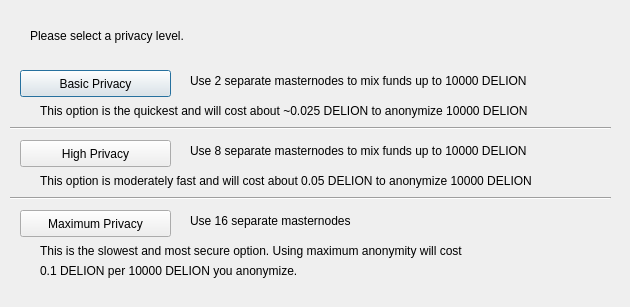
<?xml version="1.0" encoding="UTF-8"?>
<ui version="4.0">
 <class>ObfuscationConfig</class>
 <widget class="QDialog" name="ObfuscationConfig">
  <property name="geometry">
   <rect>
    <x>0</x>
    <y>0</y>
    <width>630</width>
    <height>307</height>
   </rect>
  </property>
  <property name="windowTitle">
   <string>Configure Obfuscation</string>
  </property>
  <widget class="QPushButton" name="buttonBasic">
   <property name="geometry">
    <rect>
     <x>20</x>
     <y>70</y>
     <width>151</width>
     <height>27</height>
    </rect>
   </property>
   <property name="text">
    <string>Basic Privacy</string>
   </property>
  </widget>
  <widget class="QPushButton" name="buttonHigh">
   <property name="geometry">
    <rect>
     <x>20</x>
     <y>140</y>
     <width>151</width>
     <height>27</height>
    </rect>
   </property>
   <property name="text">
    <string>High Privacy</string>
   </property>
  </widget>
  <widget class="QPushButton" name="buttonMax">
   <property name="geometry">
    <rect>
     <x>20</x>
     <y>210</y>
     <width>151</width>
     <height>27</height>
    </rect>
   </property>
   <property name="text">
    <string>Maximum Privacy</string>
   </property>
  </widget>
  <widget class="QLabel" name="label">
   <property name="geometry">
    <rect>
     <x>30</x>
     <y>20</y>
     <width>571</width>
     <height>31</height>
    </rect>
   </property>
   <property name="text">
    <string>Please select a privacy level.</string>
   </property>
  </widget>
  <widget class="QLabel" name="label_2">
   <property name="geometry">
    <rect>
     <x>190</x>
     <y>70</y>
     <width>421</width>
     <height>21</height>
    </rect>
   </property>
   <property name="text">
    <string>Use 2 separate masternodes to mix funds up to 10000 DELION</string>
   </property>
  </widget>
  <widget class="QLabel" name="label_3">
   <property name="geometry">
    <rect>
     <x>190</x>
     <y>140</y>
     <width>411</width>
     <height>21</height>
    </rect>
   </property>
   <property name="text">
    <string>Use 8 separate masternodes to mix funds up to 10000 DELION</string>
   </property>
  </widget>
  <widget class="QLabel" name="label_4">
   <property name="geometry">
    <rect>
     <x>190</x>
     <y>210</y>
     <width>421</width>
     <height>21</height>
    </rect>
   </property>
   <property name="text">
    <string>Use 16 separate masternodes</string>
   </property>
  </widget>
  <widget class="QLabel" name="label_6">
   <property name="geometry">
    <rect>
     <x>40</x>
     <y>100</y>
     <width>561</width>
     <height>21</height>
    </rect>
   </property>
   <property name="text">
    <string>This option is the quickest and will cost about ~0.025 DELION to anonymize 10000 DELION</string>
   </property>
  </widget>
  <widget class="QLabel" name="label_7">
   <property name="geometry">
    <rect>
     <x>40</x>
     <y>170</y>
     <width>561</width>
     <height>21</height>
    </rect>
   </property>
   <property name="text">
    <string>This option is moderately fast and will cost about 0.05 DELION to anonymize 10000 DELION</string>
   </property>
  </widget>
  <widget class="QLabel" name="label_8">
   <property name="geometry">
    <rect>
     <x>40</x>
     <y>240</y>
     <width>561</width>
     <height>21</height>
    </rect>
   </property>
   <property name="text">
    <string>This is the slowest and most secure option. Using maximum anonymity will cost</string>
   </property>
  </widget>
  <widget class="QLabel" name="label_9">
   <property name="geometry">
    <rect>
     <x>40</x>
     <y>260</y>
     <width>561</width>
     <height>21</height>
    </rect>
   </property>
   <property name="text">
    <string>0.1 DELION per 10000 DELION you anonymize.</string>
   </property>
  </widget>
  <widget class="Line" name="line">
   <property name="geometry">
    <rect>
     <x>10</x>
     <y>120</y>
     <width>601</width>
     <height>16</height>
    </rect>
   </property>
   <property name="orientation">
    <enum>Qt::Horizontal</enum>
   </property>
  </widget>
  <widget class="Line" name="line_2">
   <property name="geometry">
    <rect>
     <x>10</x>
     <y>190</y>
     <width>601</width>
     <height>16</height>
    </rect>
   </property>
   <property name="orientation">
    <enum>Qt::Horizontal</enum>
   </property>
  </widget>
 </widget>
 <resources/>
 <connections/>
</ui>
